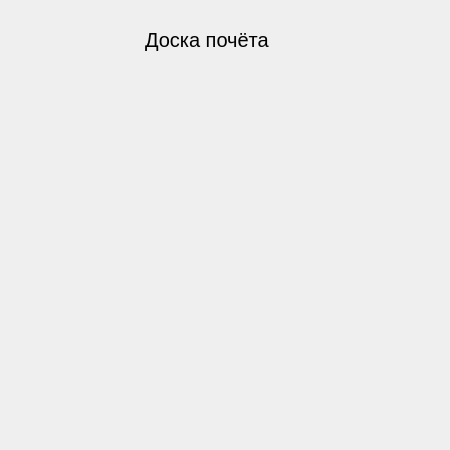
<?xml version="1.0" encoding="UTF-8"?>
<ui version="4.0">
 <class>Form</class>
 <widget class="QWidget" name="Form">
  <property name="geometry">
   <rect>
    <x>0</x>
    <y>0</y>
    <width>450</width>
    <height>450</height>
   </rect>
  </property>
  <property name="windowTitle">
   <string>Доска почёта</string>
  </property>
  <widget class="QLabel" name="label">
   <property name="geometry">
    <rect>
     <x>145</x>
     <y>20</y>
     <width>160</width>
     <height>40</height>
    </rect>
   </property>
   <property name="font">
    <font>
     <family>MS Sans Serif</family>
     <pointsize>15</pointsize>
     <weight>50</weight>
     <bold>false</bold>
    </font>
   </property>
   <property name="text">
    <string>Доска почёта</string>
   </property>
  </widget>
  <widget class="QLabel" name="lbl1">
   <property name="geometry">
    <rect>
     <x>120</x>
     <y>60</y>
     <width>161</width>
     <height>26</height>
    </rect>
   </property>
   <property name="font">
    <font>
     <pointsize>12</pointsize>
    </font>
   </property>
   <property name="text">
    <string/>
   </property>
  </widget>
  <widget class="QLabel" name="lbl2">
   <property name="geometry">
    <rect>
     <x>120</x>
     <y>100</y>
     <width>161</width>
     <height>26</height>
    </rect>
   </property>
   <property name="font">
    <font>
     <pointsize>12</pointsize>
    </font>
   </property>
   <property name="text">
    <string/>
   </property>
  </widget>
  <widget class="QLabel" name="lbl3">
   <property name="geometry">
    <rect>
     <x>120</x>
     <y>140</y>
     <width>161</width>
     <height>25</height>
    </rect>
   </property>
   <property name="font">
    <font>
     <pointsize>12</pointsize>
    </font>
   </property>
   <property name="text">
    <string/>
   </property>
  </widget>
  <widget class="QLabel" name="lbl4">
   <property name="geometry">
    <rect>
     <x>120</x>
     <y>180</y>
     <width>161</width>
     <height>26</height>
    </rect>
   </property>
   <property name="font">
    <font>
     <pointsize>12</pointsize>
    </font>
   </property>
   <property name="text">
    <string/>
   </property>
  </widget>
  <widget class="QLabel" name="lbl8">
   <property name="geometry">
    <rect>
     <x>120</x>
     <y>340</y>
     <width>161</width>
     <height>26</height>
    </rect>
   </property>
   <property name="font">
    <font>
     <pointsize>12</pointsize>
    </font>
   </property>
   <property name="text">
    <string/>
   </property>
  </widget>
  <widget class="QLabel" name="lbl6">
   <property name="geometry">
    <rect>
     <x>120</x>
     <y>260</y>
     <width>161</width>
     <height>26</height>
    </rect>
   </property>
   <property name="font">
    <font>
     <pointsize>12</pointsize>
    </font>
   </property>
   <property name="text">
    <string/>
   </property>
  </widget>
  <widget class="QLabel" name="lbl7">
   <property name="geometry">
    <rect>
     <x>120</x>
     <y>300</y>
     <width>161</width>
     <height>26</height>
    </rect>
   </property>
   <property name="font">
    <font>
     <pointsize>12</pointsize>
    </font>
   </property>
   <property name="text">
    <string/>
   </property>
  </widget>
  <widget class="QLabel" name="lbl5">
   <property name="geometry">
    <rect>
     <x>120</x>
     <y>220</y>
     <width>161</width>
     <height>26</height>
    </rect>
   </property>
   <property name="font">
    <font>
     <pointsize>12</pointsize>
    </font>
   </property>
   <property name="text">
    <string/>
   </property>
  </widget>
  <widget class="QLabel" name="lbl9">
   <property name="geometry">
    <rect>
     <x>120</x>
     <y>380</y>
     <width>161</width>
     <height>26</height>
    </rect>
   </property>
   <property name="font">
    <font>
     <pointsize>12</pointsize>
    </font>
   </property>
   <property name="text">
    <string/>
   </property>
  </widget>
  <widget class="QLabel" name="lbl10">
   <property name="geometry">
    <rect>
     <x>120</x>
     <y>420</y>
     <width>161</width>
     <height>26</height>
    </rect>
   </property>
   <property name="font">
    <font>
     <pointsize>12</pointsize>
    </font>
   </property>
   <property name="text">
    <string/>
   </property>
  </widget>
 </widget>
 <resources/>
 <connections/>
</ui>
